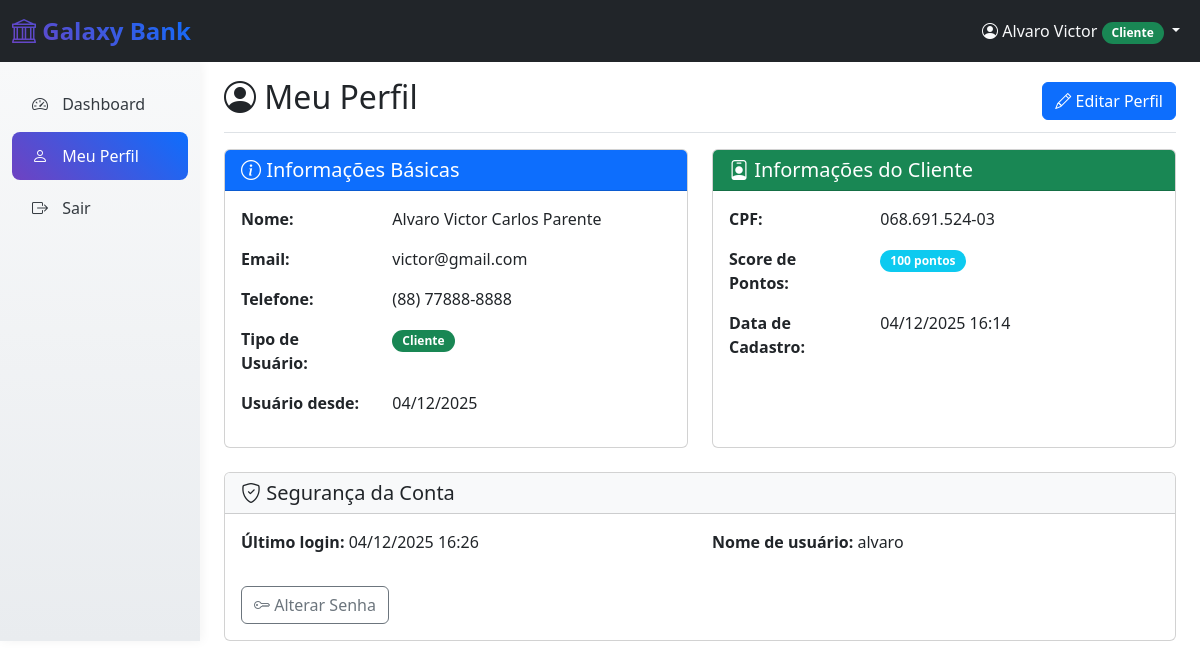
/perfil/ (signed in), run on an earlier commit of the app's database.
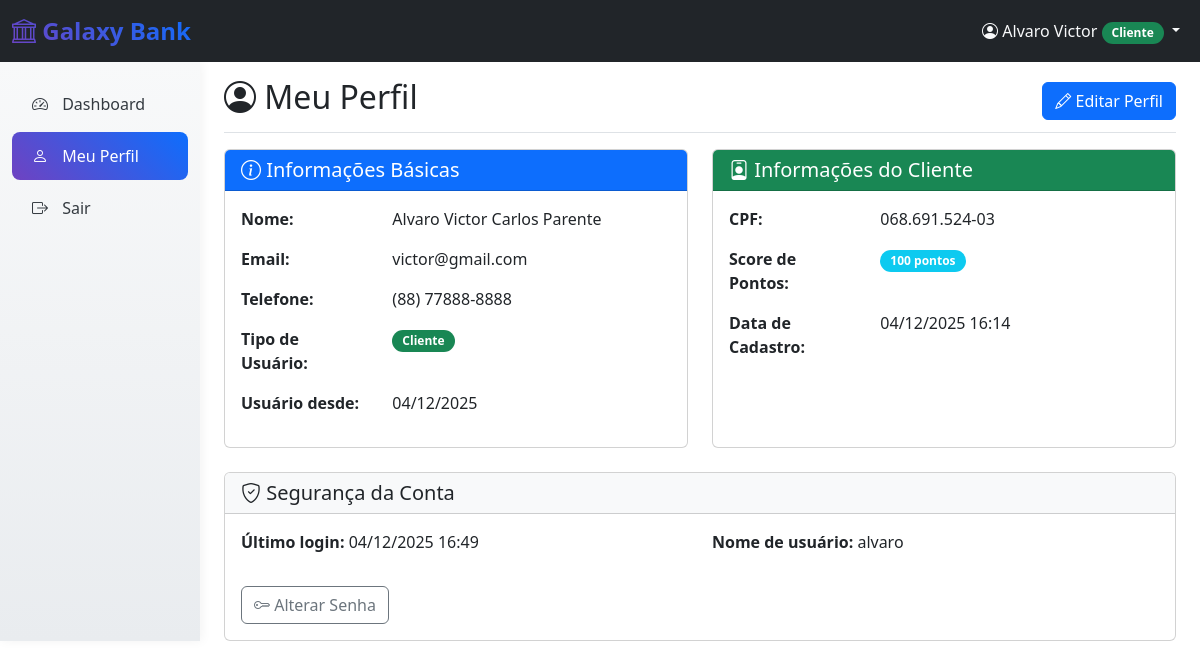
And on a later commit of the database.
### usuarios/models.py (models this page shows, shortened)
class Usuario(AbstractUser):
    TIPO_USUARIO_CHOICES = [
        ('cliente', 'Cliente'),
        ('gerente', 'Gerente'),
    ]
    tipo_usuario = models.CharField(
        max_length=10,
        choices=TIPO_USUARIO_CHOICES,
        default='cliente'
    )
    telefone = models.CharField(
        max_length=15,
        blank=True,
        null=True,
        validators=[RegexValidator(r'^\+?1?\d{9,15}$')]
    )

### usuarios/views.py (the view, shortened to what this page needs)
# urls.py: path('perfil/', views.perfil_view, name='perfil'),
@login_required
def perfil_view(request):
    try:
        if request.user.tipo_usuario == 'cliente':
            cliente = Cliente.objects.get(usuario=request.user)
            context = {
                'usuario': request.user,
                'perfil_especifico': cliente,
                'tipo_usuario': 'cliente',
            }
        else:
            messages.error(request, 'Tipo de usuário não reconhecido.')
            return redirect('usuarios:login')
        return render(request, 'usuarios/perfil.html', context)
    except (Cliente.DoesNotExist, Gerente.DoesNotExist):
        messages.error(request, 'Perfil não encontrado.')
        return redirect('usuarios:login')

### usuarios/templates/usuarios/perfil.html (shortened to what the changed rows need)
{% extends "usuarios/base.html" %}
{% block content %}
<div class="container-fluid h-100">
    <div class="row h-100">
        <main class="col-md-9 ms-sm-auto col-lg-10 px-md-4">
            <div class="d-flex justify-content-between flex-wrap flex-md-nowrap align-items-center pt-3 pb-2 mb-3 border-bottom">
                <h1 class="h2">
                    <i class="bi bi-person-circle"></i> Meu Perfil
                </h1>
            </div>
            <div class="row">
                <div class="col-lg-6 mb-4">
                    <div class="card h-100">
                        <div class="card-body">
                            <div class="row mb-3">
                                <div class="col-sm-4">
                                    <strong>Nome:</strong>
                                </div>
                                <div class="col-sm-8">
                                    {{ usuario.first_name }} {{ usuario.last_name }}
                                </div>
                            </div>
                            <div class="row mb-3">
                                <div class="col-sm-4">
                                    <strong>Email:</strong>
                                </div>
                                <div class="col-sm-8">
                                    {{ usuario.email }}
                                </div>
                            </div>
                            <div class="row mb-3">
                                <div class="col-sm-4">
                                    <strong>Telefone:</strong>
                                </div>
                                <div class="col-sm-8">
                                    {{ usuario.telefone|default:"Não informado" }}
                                </div>
                            </div>
                            <div class="row mb-3">
                                <div class="col-sm-8">
                                    {% if usuario.tipo_usuario == 'cliente' %}
                                        <span class="badge bg-success">{{ usuario.get_tipo_usuario_display }}</span>
                                    {% elif usuario.tipo_usuario == 'gerente' %}
                                        <span class="badge bg-warning">{{ usuario.get_tipo_usuario_display }}</span>
                                    {% endif %}
                                </div>
                            </div>
                            <div class="row mb-3">
                                <div class="col-sm-4">
                                    <strong>Usuário desde:</strong>
                                </div>
                                <div class="col-sm-8">
                                    {{ usuario.date_joined|date:"d/m/Y" }}
                                </div>
                            </div>
                        </div>
                    </div>
                </div>
            </div>
            <div class="row">
                <div class="col-12">
                    <div class="card">
                        <div class="card-body">
                            <div class="row">
                                <div class="col-md-6">
                                    <p><strong>Último login:</strong> {{ usuario.last_login|date:"d/m/Y H:i"|default:"Nunca" }}</p>
                                </div>
                                <div class="col-md-6">
                                    <p><strong>Nome de usuário:</strong> {{ usuario.username }}</p>
                                </div>
                            </div>
                        </div>
                    </div>
                </div>
            </div>
        </main>
    </div>
</div>
{% endblock %}

### usuarios/templates/usuarios/base.html (shortened to what this page needs)
<!DOCTYPE html>
<html lang="pt-br">
<head>
    <link href="https://cdn.jsdelivr.net/npm/bootstrap@5.3.2/dist/css/bootstrap.min.css" rel="stylesheet">
    <link href="https://cdn.jsdelivr.net/npm/bootstrap-icons@1.11.1/font/bootstrap-icons.css" rel="stylesheet">
    {% load static %}
    <link href="{% static 'css/galaxy-bank.css' %}" rel="stylesheet">
</head>
<body>
    <nav class="navbar navbar-expand-lg navbar-dark bg-dark">
        <div class="container-fluid">
            <a class="navbar-brand bg-galaxy-gradient" href="/" style="-webkit-background-clip: text; -webkit-text-fill-color: transparent; background-clip: text;">
                <i class="bi bi-bank"></i> Galaxy Bank
            </a>
            {% if user.is_authenticated %}
            <div class="navbar-nav ms-auto">
                <div class="nav-item dropdown">
                    <a class="nav-link dropdown-toggle text-light" href="#" role="button" data-bs-toggle="dropdown">
                        <i class="bi bi-person-circle"></i>
                        {{ user.first_name|default:user.username }}
                        {% if user.tipo_usuario == 'cliente' %}
                            <span class="badge bg-success">{{ user.get_tipo_usuario_display }}</span>
                        {% elif user.tipo_usuario == 'gerente' %}
                            <span class="badge bg-warning">{{ user.get_tipo_usuario_display }}</span>
                        {% else %}
                            <span class="badge bg-info">{{ user.get_tipo_usuario_display }}</span>
                        {% endif %}
                    </a>
                </div>
            </div>
            {% endif %}
        </div>
    </nav>
    <div class="container-fluid p-0">
        {% block content %}{% endblock %}
    </div>
</body>
</html>

What changed in the data, as far as the page shows it:
changed Usuario "Alvaro Victor": last_login "04/12/2025 16:26" → "04/12/2025 16:49"
